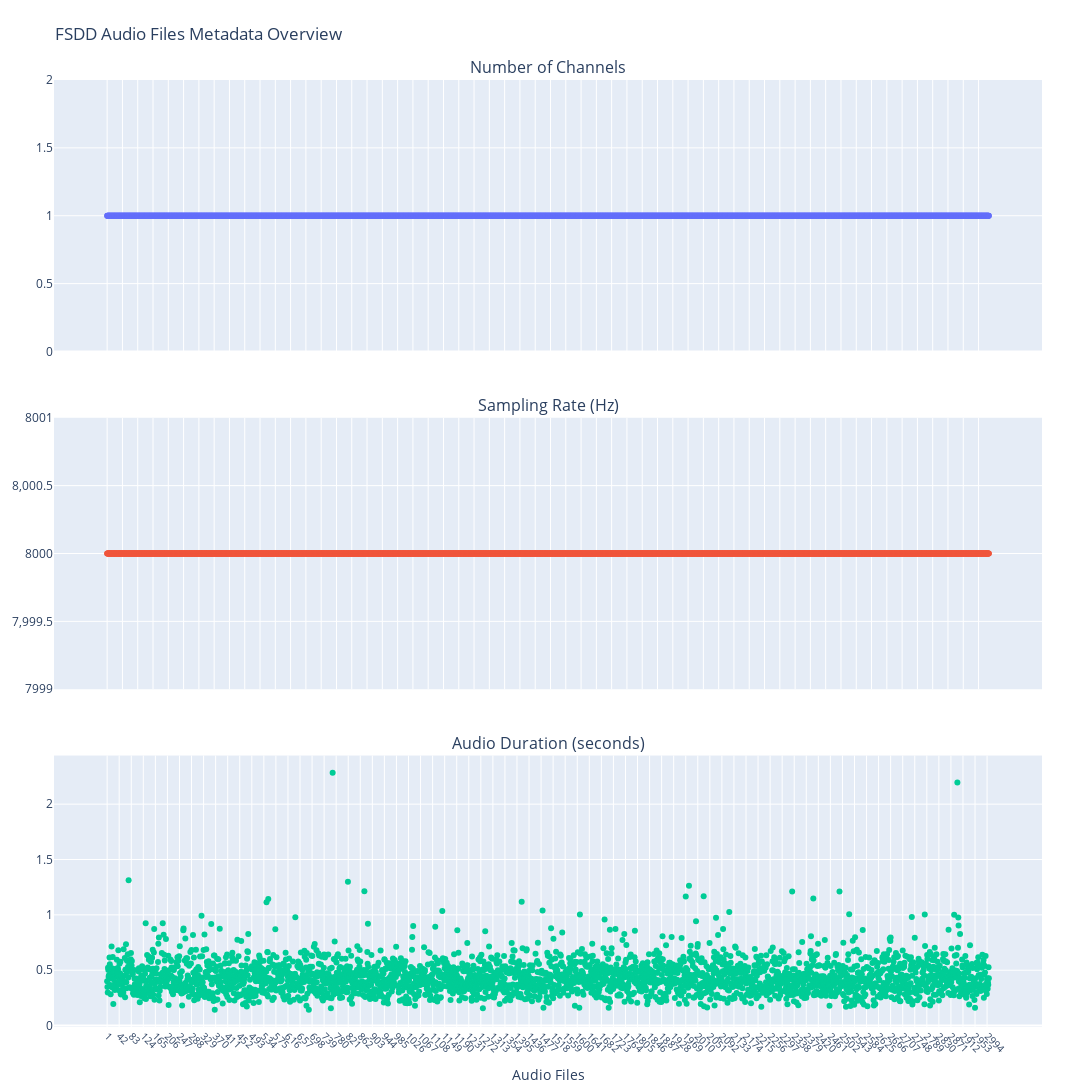

Notebook source saved alongside this figure:
### Code cell
fig.add_trace(
    go.Scatter(x=x_labels_display, y=channels_list, mode='markers', marker=dict(size=6), name="Channels"),
    row=1, col=1
)

fig.add_trace(
    go.Scatter(x=x_labels_display, y=sampling_rate_list, mode='markers', marker=dict(size=6), name="Sampling Rate"),
    row=2, col=1
)

fig.add_trace(
    go.Scatter(x=x_labels_display, y=duration_list, mode='markers', marker=dict(size=6), name="Duration"),
    row=3, col=1
)

fig.update_xaxes(tickangle=45, tickfont_size=10)
# fig.update_layout(autosize=True)

# Layout for full screen
fig.update_layout(
    title_text="FSDD Audio Files Metadata Overview",
    showlegend=False,
    height=1200,  # Large height for full screen
    width=1200,   # Wide enough for large screens
    margin=dict(l=50, r=50, t=80, b=50)
)

fig.update_xaxes(title_text="Audio Files", row=3, col=1)
# fig.update_yaxes(title_text="Count", row=1, col=1)
# fig.update_yaxes(title_text="Hz", row=2, col=1)
# fig.update_yaxes(title_text="Seconds", row=3, col=1)

### Figure 1 — Plotly figure (JSON) as saved in the notebook; plotly's stock layout.template omitted (floating-point values rounded to 4 significant figures; data arrays with more than 128 entries replaced by an {"elided": "..."} marker saying what was removed)
{"data": [{"marker": {"size": 6}, "mode": "markers", "name": "Channels", "type": "scatter", "x": {"elided": "3000 str values"}, "xaxis": "x", "y": {"elided": "3000 int values"}, "yaxis": "y"}, {"marker": {"size": 6}, "mode": "markers", "name": "Sampling Rate", "type": "scatter", "x": {"elided": "3000 str values"}, "xaxis": "x2", "y": {"elided": "3000 int values"}, "yaxis": "y2"}, {"marker": {"size": 6}, "mode": "markers", "name": "Duration", "type": "scatter", "x": {"elided": "3000 str values"}, "xaxis": "x3", "y": {"elided": "3000 float values"}, "yaxis": "y3"}], "layout": {"annotations": [{"font": {"size": 16}, "showarrow": false, "text": "Number of Channels", "x": 0.5, "xanchor": "center", "xref": "paper", "y": 1, "yanchor": "bottom", "yref": "paper"}, {"font": {"size": 16}, "showarrow": false, "text": "Sampling Rate (Hz)", "x": 0.5, "xanchor": "center", "xref": "paper", "y": 0.6433, "yanchor": "bottom", "yref": "paper"}, {"font": {"size": 16}, "showarrow": false, "text": "Audio Duration (seconds)", "x": 0.5, "xanchor": "center", "xref": "paper", "y": 0.2867, "yanchor": "bottom", "yref": "paper"}], "height": 1200, "margin": {"b": 50, "l": 50, "r": 50, "t": 80}, "showlegend": false, "title": {"text": "FSDD Audio Files Metadata Overview"}, "width": 1200, "xaxis": {"anchor": "y", "autorange": true, "domain": [0, 1], "matches": "x3", "range": [-179.4, 3178.0], "showticklabels": false, "tickangle": 45, "tickfont": {"size": 10}, "type": "category"}, "xaxis2": {"anchor": "y2", "autorange": true, "domain": [0, 1], "matches": "x3", "range": [-179.4, 3178.0], "showticklabels": false, "tickangle": 45, "tickfont": {"size": 10}, "type": "category"}, "xaxis3": {"anchor": "y3", "autorange": true, "domain": [0, 1], "range": [-179.4, 3178.0], "tickangle": 45, "tickfont": {"size": 10}, "title": {"text": "Audio Files"}, "type": "category"}, "yaxis": {"anchor": "x", "autorange": true, "domain": [0.7133, 1], "range": [0, 2], "type": "linear"}, "yaxis2": {"anchor": "x2", "autorange": true, "domain": [0.3567, 0.6433], "range": [7999, 8001], "type": "linear"}, "yaxis3": {"anchor": "x3", "autorange": true, "domain": [0, 0.2867], "range": [-0.009055, 2.435], "type": "linear"}}}
